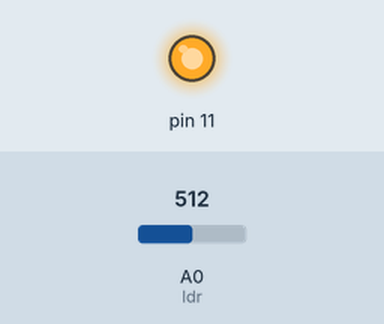
The sketch below on a simulated Arduino Uno, built with avr-gcc and run on an emulated ATmega328P. Shown: output pins drawn as LEDs (lit = HIGH). The test bench sets the inputs (shaded band); at power-on: A0 (ldr) = 512. What the sketch prints to the serial monitor is not drawn.

Above: at 2.8 s.
2.9 s: A0 (ldr) set to 246
At 3.4 s:
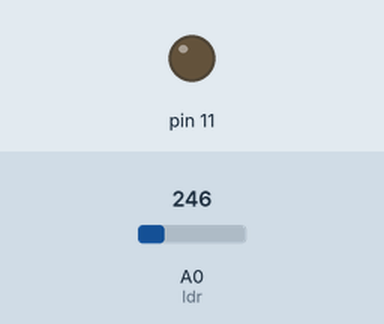
5.6 s: A0 (ldr) set to 778
Timing chart, 0 to 14.5 s (numbered marks = the images above; inputs shaded):
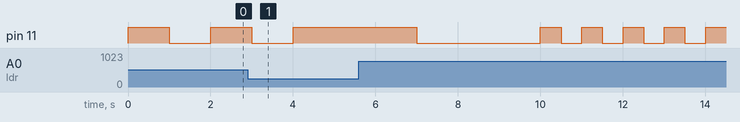

The sketch:

Task_2.ino
```cpp
// UAS Avionics Round 2 Task 2
// Jai A17/01
int ldr=A0;                               //Set A0(Analog Input) for LDR.
int value=0;
void setup() {
Serial.begin(9600);
pinMode(11,OUTPUT);
pinMode(A0,INPUT);
}

void loop() {
value=analogRead(ldr);                    //Reads the Value of LDR(light).
Serial.println("LDR value is :");         //Prints the value of LDR to Serial Monitor.
Serial.println(value);
if(value<256)
  {
    digitalWrite(11,HIGH);                //Makes the LED glow in Dark.
    delay(3000);
    digitalWrite(11,LOW);
    delay(3000);
  }
  else if (value>=256 && value<512)
  {
    digitalWrite(11, HIGH);
    delay(2000);
    digitalWrite(11,LOW);
    delay(2000);

  }
  else if (value>=512 && value<768)
  {
    digitalWrite(11, HIGH);
    delay(1000);
    digitalWrite(11,LOW);
    delay(1000);
  }
  else
  {
    digitalWrite(11,HIGH);                 //Turns the LED OFF in Light.
    delay(500);
    digitalWrite(11,LOW);
    delay(500);
  }
}
```

Measured:
- after the input at 2.9 s, pin 11: goes on until 4.0 s, then stays HIGH
